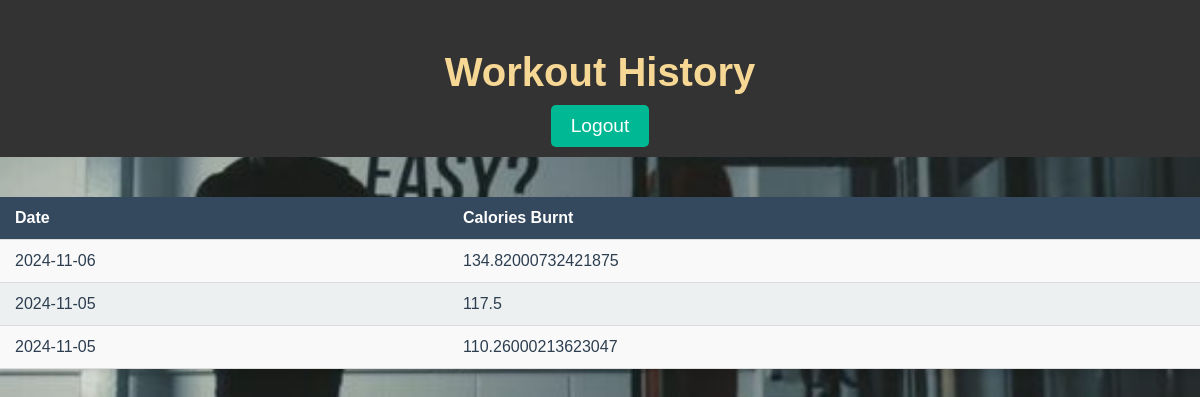
Page /view_history (signed in) on the committed database.
### calorie_tracker_using_ml/app.py (models this page shows)
class Workout(db.Model):
    workout_id = db.Column(db.Integer, primary_key=True,autoincrement=True)  # Primary Key
    uname = db.Column(db.String(50), db.ForeignKey('member.uname'), nullable=False)  # Foreign Key referencing Members
    date = db.Column(db.Date, nullable=False, default=date.today)  # Date of the workout
    calorie = db.Column(db.Float, nullable=False)  # Calories burnt

### calorie_tracker_using_ml/app.py (the view)
@app.route('/view_history')
def view_history():
    if 'username' not in session:
        return redirect(url_for('login'))
    username = session['username']
    workout_history = Workout.query.filter_by(uname=username).order_by(Workout.date.desc()).all()
    return render_template('view_history.html', workout_history=workout_history)

### calorie_tracker_using_ml/templates/view_history.html (shortened to what this page needs)
<!DOCTYPE html>
<html lang="en">
<head>
    <link rel="stylesheet" href="{{ url_for('static', filename='css/styles.css') }}">
</head>
<body>
    <header>
        <h1>Workout History</h1>
        <button class="logout-btn" onclick="location.href='{{ url_for('logout') }}'">Logout</button>
    </header>
    <div class="workout-table-container">
        <table class="workout-table">
            <thead>
                <tr>
                    <th>Date</th>
                    <th>Calories Burnt</th>
                </tr>
            </thead>
            <tbody>
                {% for workout in workout_history %}
                <tr>
                    <td>{{ workout.date }}</td>
                    <td>{{ workout.calorie }}</td>
                </tr>
                {% endfor %}
            </tbody>
        </table>
    </div>
</body>
</html>

### calorie_tracker_using_ml/static/css/styles.css (style rules this page uses)
body { font-family: Arial, sans-serif; background-color: #f0f0f0; margin: 0; padding: 0; }
header { background-color: #2c3e50; color: white; padding: 15px; text-align: center; }
body { font-family: Arial, sans-serif; background-color: #f4f4f4; margin: 0; padding: 0; }
header { background-color: #333; color: white; padding: 10px 0; text-align: center; }
body { font-family: 'Arial', sans-serif; background: url('../images/gym_motivation.jpg') no-repeat center center fixed; background-size: cover; margin: 0; padding: 0; color: #fff; text-align: center; }
header h1 { font-size: 3rem; margin: 50px 0 10px; color: #f7d794; }
body { font-family: 'Arial', sans-serif; background: url('static/images/workout_background.jpg')no-repeat center center fixed; background-size: cover; margin: 0; padding: 0; color: #fff; text-align: center; }
header h1 { font-size: 2.5rem; margin: 40px 0 10px; color: #f7d794; }
button { padding: 10px 20px; background-color: #00b894; color: white; border: none; border-radius: 5px; font-size: 1.2rem; cursor: pointer; transition: background-color 0.3s ease; }
.workout-table-container { margin-top: 40px; color: #00cec9; }
.workout-table { width: 100%; border-collapse: collapse; margin: 20px auto; box-shadow: 0 4px 8px rgba(0, 0, 0, 0.1); }
.workout-table th, .workout-table td { padding: 12px 15px; text-align: left; border-bottom: 1px solid #ddd; }
.workout-table th { background-color: #2c3e50; color: white; }
.workout-table td { background-color: white; color: #333; }
body { font-family: 'Arial', sans-serif; background-color: #f4f4f9; margin: 0; padding: 0; }
.workout-table-container { margin-top: 40px; color: #2c3e50; }
.workout-table { width: 100%; border-collapse: collapse; margin: 20px auto; box-shadow: 0 4px 8px rgba(0, 0, 0, 0.1); background-color: #ffffff; }
.workout-table th, .workout-table td { padding: 12px 15px; text-align: left; border-bottom: 1px solid #ddd; font-size: 1rem; }
.workout-table th { background-color: #34495e; color: #ffffff; }
.workout-table td { background-color: #f9f9f9; color: #2c3e50; }
.workout-table tr:nth-child(even) td { background-color: #ecf0f1; }

### rows in the picture
Workout: date "2024-11-06", calorie "134.82000732421875"
Workout: date "2024-11-05", calorie "117.5"
Workout: date "2024-11-05", calorie "110.26000213623047"
